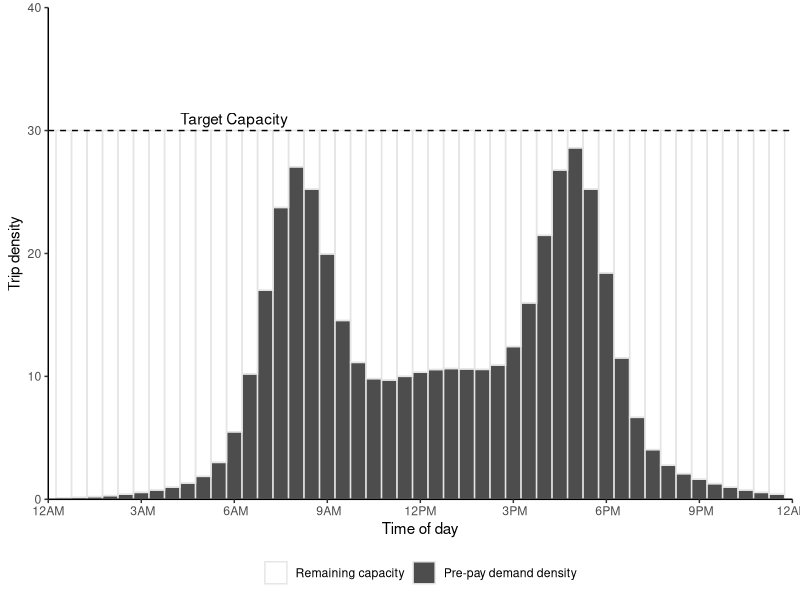
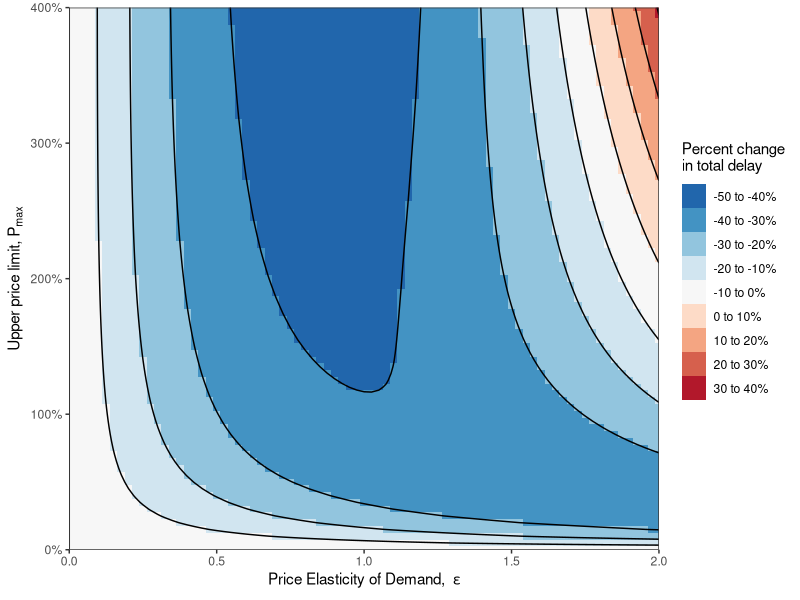
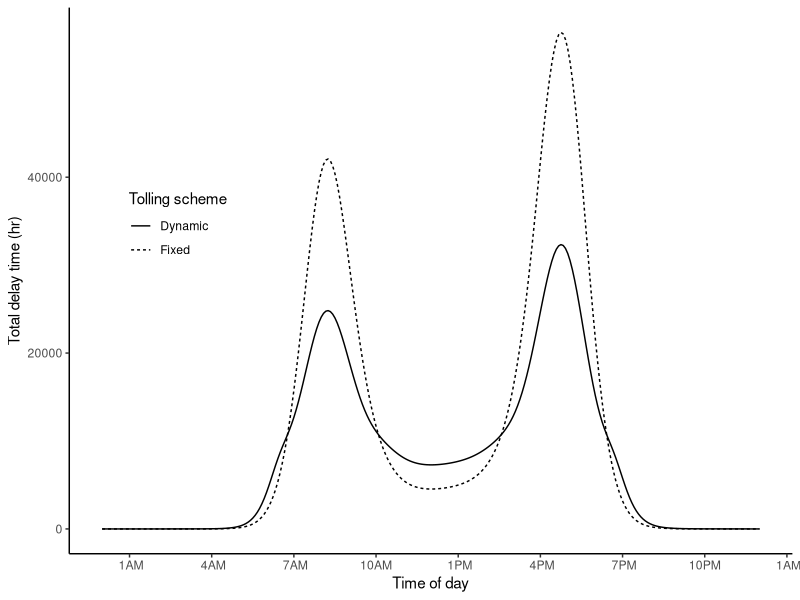
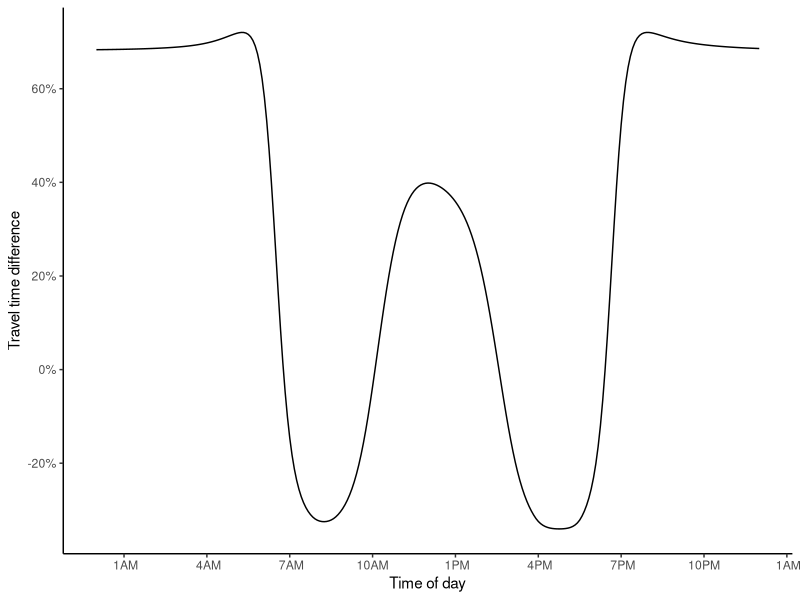
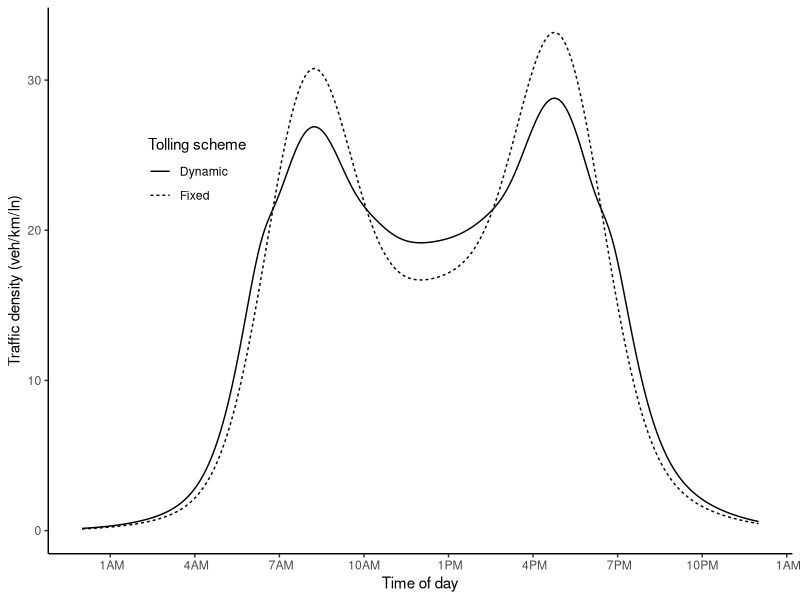
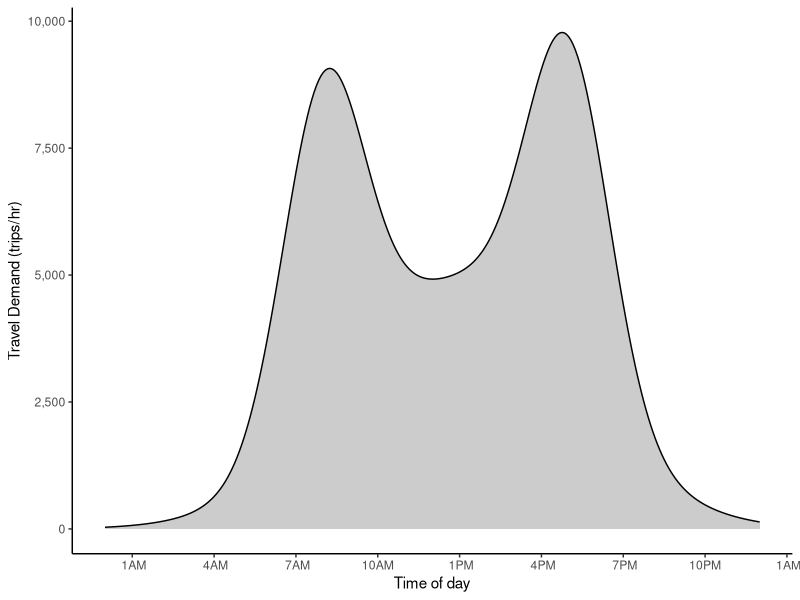
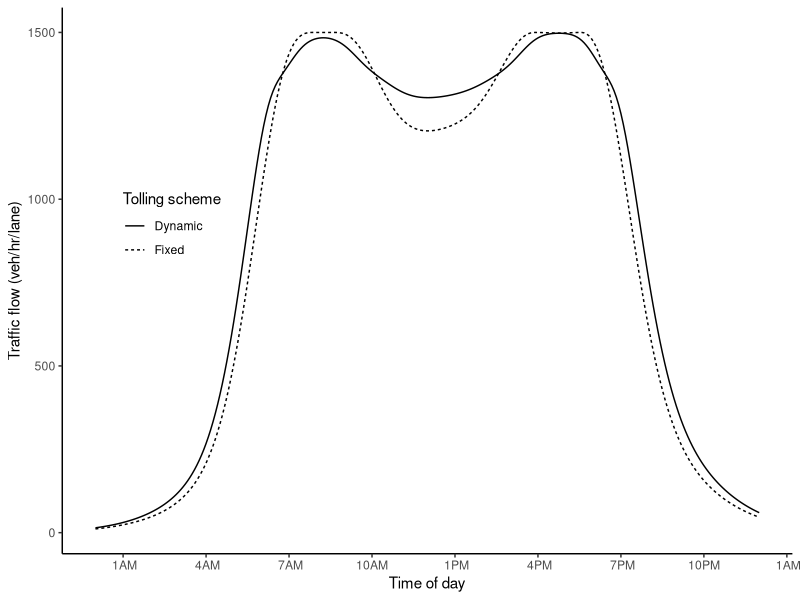
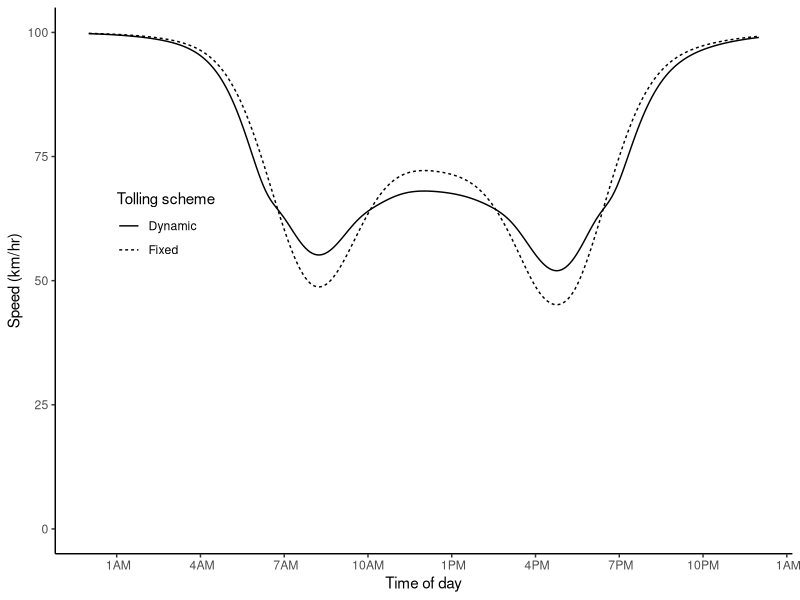

R code for these plots, in order:

library(data.table)
library(ggplot2)
library(scales)
# library(extrafont)

#### Functions ####

#Pricing function
fun.price <- function(k, pmin, pmax, a, b)  pmin + (pmax-pmin)/(1 + exp(a-b*k))

#Elasticity function
fun.elasticdemand <- function(k,p1,p2,E) k + k*(exp(-E*(p2-p1)/(p2+p1))-1)
#fun.elasticdemand <- function(k,p1,p2,E) k*((p2-p1)/p1)^-E

#Demand distribution (Manually constructed for this example)
fun.demanddist <- function(scale, t,sd) scale*(dnorm(t,mean=8,sd) + dnorm(t,mean=17,sd) + dnorm(t,mean=12,sd=4) + dnorm(t,mean=14,sd=4))


#Flow-density function, linear-parabolic
fun.flowdensity_linpara <- function(k) {
  k0 = -(k_j^2 - 2*k_j*k_c - sqrt(k_j*(-2*k_c^3 + 5*k_j*k_c^2 - 4*k_c*k_j^2 + k_j^3))) / k_c
  
  sapply(k, function(k)
    if(k <= k0) 
      v_f*k
    else
      (k_c*v_f/2)*(1 - ((k - k_c)^2)/((k_j - k_c)^2))
  )
}

#Flow-density function, double parabolic
fun.flowdensity <- function(k) {
  sapply(k, function(k)
    if(k <= k_c) 
      k*v_f*(1 - (k/(2*k_c)))
    else
      (k_c*v_f/2)*(1 - ((k - k_c)^2)/((k_j - k_c)^2))
  )
}

#Flow-density function, linear by daganzo
fun.flowdensity_dag <- function(k) {
  sapply(k, function(k)
    if(k <= k_c/2)
      v_f*k
    else
      (v_f*k_c/2)*(1 + ( (k_c - 2*k)/(2*k_j - k_c) ) )
  )
}

#Flow-density function, linear by greenshields
fun.flowdensity_green <- function(k) {
  sapply(k, function(k)
    k*v_f*(1 - (k/(2*k_c))) 
  )
}

#### Parameters ####
L = 7
v_f = 100 #Free flow speed
k_j = 120 #Jam density
k_c = 30 #Critical density
E = 0.3
trips = 100000
inc = 5/60
t = seq(0,24,by=inc)
a = 7
b = 0.3
pfix = 8
pmin = 0*pfix/2
pmax = pfix*4
nlanes = 6 #lanes

#### Run with varying pmax and elasticity ####
#Set up combination matrix
datvar = as.data.table(expand.grid(tval = t,
                                   elas = seq(0,2, by=0.025),
                                   surge = seq(0, 4, by = 0.05)))
#Assign fixed price & scaled price
datvar[ , price1 := pfix]
datvar[ , pmax := pfix*surge]
#Calculate demand dist for each combo
datvar[ , k1 := fun.demanddist(85, tval, 1.5), by = .(elas,surge)]
#Calculate flow and number of trips for fixed price
datvar[ , mu1 := trips*k1/sum(k1)/inc/nlanes, by = .(elas,surge)]
datvar[ , q1 := fun.flowdensity(k1), by = .(elas,surge)]
datvar[ , n1 := trips*k1/sum(k1), by = .(elas,surge)]
datvar[ , v1 := q1/k1, by = .(elas,surge)]
#Calculate new price the previous demand
datvar[ , price2 := fun.price(k1, pmin, pmax, a, b)]
#Calculate new density, flow, and number of trips from price
datvar[ , k2 := fun.elasticdemand(k1,price1,price2,elas), by = .(elas,surge)]
datvar[ , k2 := sum(k1)*k2/sum(k2), by = .(elas,surge)]
datvar[ , mu2 := trips*k2/sum(k2)/inc/nlanes, by = .(elas,surge)]
datvar[ , q2 := fun.flowdensity(k2), by = .(elas,surge)]
datvar[ , n2 := trips*k2/sum(k2), by = .(elas,surge)]
datvar[ , v2 := q2/k2, by = .(elas,surge)]

#Delay
datvar[ , d1 := n1*L*((1/v1) - (1/v_f)), by = .(elas,surge)]
datvar[ , d2 := n2*L*((1/v2) - (1/v_f)), by = .(elas,surge)]
datvar[ , delaydiff := (n2*v1*(v_f - v2))/(n1*v2*(v_f - v1)) - 1, by = .(elas,surge)]

#Revenue
datvar[ , rev1 := n1*price1]
datvar[ , rev2 := n2*price2]
#Cumulative sum
datvar[ , sumrev1 := cumsum(rev1)]
datvar[ , sumrev2 := cumsum(rev2)]

#Time
datvar[ , time := as.POSIXct('2000-01-01 00:00:00 EST', tz='EST') + (3600*tval)]

#Check sum, make sure the same number of total trips happen
datvar[ , lapply(.SD, sum),.SDcols = c("k1","k2"), by = .(elas,surge)][, all.equal(k1,k2)]
datvar[ , lapply(.SD, sum),.SDcols = c("mu1","mu2"), by = .(elas,surge)][, all.equal(mu1,mu2)]
datvar[ , lapply(.SD, sum),.SDcols = c("n1","n2"), by = .(elas,surge)][, all.equal(n1,n2)]
datvar[ , lapply(.SD, sum),.SDcols = c("q1","q2"), by = .(elas,surge)][, all.equal(q1,q2)]

#Export the percent difference between aggregate total revenue and travel time
varmat <- datvar[ , list("revdiff" = (sum(rev2) - sum(rev1))/sum(rev1),
                         "delaydiff" = (sum(d2*n2) - sum(d1*n1))/sum(d1*n1) ), by = .(elas,surge)]


#Minimum pmax for revenue neutrality
minsurge_rev <- varmat[round(elas,4) == E & revdiff >= 0, ][which.min(revdiff), surge]

#Use this Pmax?
pmax = pfix*minsurge_rev


#### Run for the constant parameters ####
dat = data.table(t=t, k1 = fun.demanddist(85,t,1.5), price1 = pfix)
dat[ , mu1 := trips*k1/sum(k1)/inc/nlanes ]
dat[ , q1 := fun.flowdensity(k1) ]
dat[ , n1 := trips*k1/sum(k1) ]
dat[ , v1 := q1/k1]
dat[ , price2 := fun.price(k1, pmin, pmax, a, b)]

dat[ , k2 := fun.elasticdemand(k1,price1,price2,E)]
dat[ , k2 := sum(k1)*k2/sum(k2)]
dat[ , mu2 := trips*k2/sum(k2)/inc/nlanes ]
dat[ , q2 := fun.flowdensity(k2) ]
dat[ , n2 := trips*k2/sum(k2) ]
dat[ , v2 := q2/k2]

#Delay
dat[ , d1 := n1*L*((1/v1) - (1/v_f))]
dat[ , d2 := n2*L*((1/v2) - (1/v_f))]
dat[ , delaydiff := (n2*v1*(v_f - v2))/(n1*v2*(v_f - v1)) - 1 ]

#Check to make sure they're the same
# all.equal(dat[ , (d2 - d1)/d1 ],
#           dat[ , (n2*v1*(v_f - v2))/(n1*v2*(v_f - v1)) - 1 ])


#Revenue
dat[ , rev1 := n1*price1]
dat[ , rev2 := n2*price2]
#Revenue per hour
dat[ , rev1hr := rev1/inc]
dat[ , rev2hr := rev2/inc]
#Cumulative sum
dat[ , sumrev1 := cumsum(n1*price1)]
dat[ , sumrev2 := cumsum(n2*price2)]

#Time
dat[ , time := as.POSIXct('2000-01-01 00:00:00 EST', tz='EST') + (3600*t)]

#Check sum, make sure the same number of total trips happen
dat[ , lapply(.SD, sum),.SDcols = c("k1","k2")]
dat[ , lapply(.SD, sum),.SDcols = c("n1","n2")]
dat[ , lapply(.SD, sum),.SDcols = c("mu1","mu2")]
dat[ , lapply(.SD, sum),.SDcols = c("q1","q2")]

#Percent change in delay
deltadelay <- dat[ , (sum(d2*n2) - sum(d1*n1))/sum(d1*n1)]
#Percent change in revenue
deltarevenue <- dat[ , (sum(rev2) - sum(rev1))/sum(rev1)]

#### Plotting

#### Plots: Function Plots ####

#### Kernal Density 
#rand = data.table(rand = c(rlnorm(50, sd=0.5), rnorm(50, mean=3, sd=0.5)))
#rand = data.table(rand = rlnorm(5))
rand = data.table(rand = c(-2.1,-1.3,-0.4,1.9,5.1,6.2))
dens = density(rand$rand, kernel = 'gaussian', bw=sqrt(2.25))

plot.kernel <- ggplot(rand, aes(rand)) +
  geom_rug() +
  geom_histogram(aes(y=4*..density..), binwidth=dens$bw, alpha=0.2) +
  geom_density(aes(y=..count..), bw=dens$bw) +
  scale_y_continuous("Density", limits = c(0, 1)) +
  scale_x_continuous("Random value", limits = c(-7.5,12)) +
  theme_classic() 
#theme(text=element_text(family="Times New Roman"))
for(x in rand$rand) plot.kernel <- plot.kernel + stat_function(fun = dnorm, args = list(mean = x, sd = dens$bw), linetype=2)
# plot.kernel


#### Elasticity Plot
elabs <- c(bquote(epsilon ==~.(E/2)), bquote(epsilon ==~.(E)), bquote(epsilon ==~.(2*E)))

plot.elasticity <- ggplot(data.frame(x = c(0, 1)), aes(x)) + 
  stat_function(fun = function(x) exp(-0.5*E*x)-1, aes(linetype = "E/2", color = "E/2"), alpha = 0.5) +
  stat_function(fun = function(x) exp(-E*x)-1, aes(linetype = "E", color = "E")) +
  stat_function(fun = function(x) exp(-2.0*E*x)-1, aes(linetype = "2E", color = "2E"), alpha = 0.5) +
  geom_vline(xintercept = 0, linetype="dotted") +
  geom_hline(yintercept = 0, linetype="dotted") +
  #annotate("text", x=-0.4, y=-.25, label = paste("Constant elasticity =",E)) + #, family = "Times New Roman") +
  scale_x_continuous(expression(Delta~"Price"), labels = scales::percent, limits = c(-1,1)) +
  scale_y_continuous(expression(Delta~"Demand"), labels = scales::percent, limits = c(-0.5,0.5)) +
  scale_color_brewer("Elasticity", palette = "Set1", limits = c("E/2","E","2E"), labels = elabs) +
  scale_linetype_manual("Elasticity", values = c(2,1,5), limits = c("E/2","E","2E"), labels = elabs) +
  theme_classic()
# theme(text=element_text(family="Times New Roman"))
# plot.elasticity

#### Pricing function
plabs <- c(bquote(P[max] ==~"$"*.(pmax/2)), bquote(P[max] ==~"$"*.(pmax)), bquote(P[max] ==~"$"*.(2*pmax)))

plot.price <- ggplot(data.frame(x = c(0, 40)), aes(x)) + 
  stat_function(fun = fun.price, args = list(pmin, 0.5*pmax, a, b), aes(linetype = "pmax/2", color = "pmax/2"), alpha = 0.5) +
  stat_function(fun = fun.price, args = list(pmin, pmax, a, b), aes(linetype = "pmax", color = "pmax")) +
  stat_function(fun = fun.price, args = list(pmin, 2*pmax, a, b), aes(linetype = "2pmax", color = "2pmax"), alpha = 0.5) +
  scale_y_continuous("Price ($/veh)", labels = scales::dollar, limits = c(0,2*pmax)) +
  scale_x_continuous("Traffic density (veh/km/lane)") +
  scale_color_brewer(expression("Upper price limit,"~P[max]), palette = "Set1", limits = c("pmax/2","pmax","2pmax"), labels = plabs) +
  scale_linetype_manual(expression("Upper price limit,"~P[max]), values = c(2,1,5), limits = c("pmax/2","pmax","2pmax"), labels = plabs) +
  theme_classic()
# theme(text=element_text(family="Times New Roman"))
# plot.price


#### Flow-density function
flabs = c("Bi-parabolic","Bi-linear (Daganzo)","Parabolic (Greenshields)")

plot.flowdensity <- ggplot(data.frame(k = c(0, 40)), aes(k)) + 
  stat_function(fun = fun.flowdensity, aes(linetype = "para", color = "para")) +
  stat_function(fun = fun.flowdensity_dag, aes(linetype = "dag", color = "dag"), alpha = 0.5) +
  stat_function(fun = fun.flowdensity_green, aes(linetype = "green", color = "green"), alpha = 0.5) +
  scale_y_continuous("Traffic flow (veh/hr/lane)", labels = scales::comma, breaks = seq(0, 1500, by = 250), expand = c(0,0)) +
  scale_x_continuous("Traffic density (veh/km/lane)", limits = c(0, 150), breaks = seq(0, 150, by = 25), expand = c(0,0)) +
  scale_color_brewer("Traffic Flow Model", palette = "Set1", limits = c("para","dag","green"), labels = flabs) +
  scale_linetype_manual("Traffic Flow Model", values = c(1,2,5), limits = c("para","dag","green"), labels = flabs) +
  coord_cartesian(xlim = c(0,155), ylim = c(0,1550)) +
  theme_classic() +
  theme(legend.position = "none", 
        legend.background = element_blank())
  #text=element_text(family="Times New Roman"))
# plot.flowdensity


#### Speed-density function
plot.speeddensity <- ggplot(data.frame(k = c(0, 40)), aes(k)) + 
  stat_function(fun = function(k) fun.flowdensity(k)/k, aes(linetype = "para", color = "para")) +
  stat_function(fun = function(k) fun.flowdensity_dag(k)/k, aes(linetype = "dag", color = "dag"), alpha = 0.5) +
  stat_function(fun = function(k) fun.flowdensity_green(k)/k, aes(linetype = "green", color = "green"), alpha = 0.5) +
  scale_y_continuous("Traffic speed (km/hr)", labels = scales::comma, breaks = seq(0, 100, by = 25), expand = c(0,0)) +
  scale_x_continuous("Traffic density (veh/km/lane)", limits = c(0, 150), breaks = seq(0, 150, by = 25), expand = c(0,0)) +
  scale_color_brewer("Traffic Flow Model", palette = "Set1", limits = c("para","dag","green"), labels = flabs) +
  scale_linetype_manual("Traffic Flow Model", values = c(1,2,5), limits = c("para","dag","green"), labels = flabs) +
  coord_cartesian(xlim = c(0,155), ylim = c(0,120)) +
  theme_classic() +
  theme(legend.position = c(0.75,0.5), 
        legend.background = element_blank())
#text=element_text(family="Times New Roman"))
# plot.flowdensity


#### Discretized time Density Distributions
captime = data.table(t = seq(0, 24, by = 0.5),
                     time = as.POSIXct('2000-01-01 00:00:00 EST', tz='EST') + (3600*seq(0, 24, by = 0.5)),
                     k = fun.demanddist(55, seq(0, 24, by = 0.5), 1),
                     cap = 30)
captime[ , diff := cap - k ]
#captime[diff < 0, diff := abs(diff) + cap]
captime[diff < 0, diff := 0]
captime <- melt(captime, id.vars = c("t","time","cap"))
captime[ , variable := factor(variable, levels = c("diff","k"))]

plot.captime <- ggplot(captime) + 
  #geom_col(aes(x=time,y=k), color = alpha("white",0)) +
  #geom_col(aes(x=time,y=cap, color = "Density of pre-purchased time slots"), width = 0, fill = alpha("white",0)) +
  geom_col(aes(x=time, y = value, fill = variable), color = "gray90", width = 1800, position = "stack") +
  scale_fill_manual(NULL, values = c(alpha("white",0),"gray30"), labels = c("Remaining capacity","Pre-pay demand density")) +
  geom_hline(yintercept = captime$cap[1], linetype = "dashed") +
  annotate("text", x = as.POSIXct('2000-01-01 06:00:00 EST', tz='EST'), y = 30, label = "Target Capacity", vjust = -0.5) +
  scale_y_continuous("Trip density", expand = c(0,0), limits = c(0,40)) +
  scale_x_datetime("Time of day", labels = date_format("%l%p", tz='EST'), date_breaks = "3 hour", expand = c(0,0),
                   limits = c(as.POSIXct('2000-01-01 00:00:00 EST', tz='EST'),as.POSIXct('2000-01-01 24:00:00 EST', tz='EST'))) +
  theme_classic() +
  theme(legend.position = "bottom", 
        legend.background = element_blank())
#text=element_text(family="Times New Roman"))
# plot.captime


#### Demand Distribution
plot.demanddist <- ggplot(dat) + 
  geom_area(aes(x=time,y=n1/inc), fill = "gray80", color = "black") + 
  scale_y_continuous("Travel Demand (trips/hr)", labels = scales::comma) +
  scale_x_datetime("Time of day", labels = date_format("%l%p", tz='EST'), date_breaks = "3 hour",
                   limits = c(as.POSIXct('2000-01-01 00:00:00 EST', tz='EST'),as.POSIXct('2000-01-01 24:00:00 EST', tz='EST'))) +
  theme_classic() +
  theme(legend.position = c(0.2,0.7), 
        legend.background = element_blank())
#text=element_text(family="Times New Roman"))
# plot.demanddist



#### Plots: Heatmap matrix comparisons ####

#### Total revenue by Elasticity vs Pmax
revcuts = seq(-125, 125, by = 25)
revlabs <- paste0(paste(round(revcuts)[-length(revcuts)],
                        round(revcuts[-1]), sep = " to "),"%")

plot.revmat <- ggplot(varmat, aes(x = elas, y = surge)) +
  geom_raster(aes(fill = cut(100*revdiff, revcuts))) +
  geom_contour(breaks = revcuts, aes(z = 100*revdiff), color = "black") +
  scale_x_continuous(expression("Price Elasticity of Demand, "~epsilon), expand = c(0,0)) +
  scale_y_continuous(expression("Upper price limit,"~P[max]), expand = c(0,0),
                     labels = scales::percent_format()) +
  scale_fill_brewer(expression("Percent change in revenue\n(Dynamic vs Fixed)"),
                    palette = "RdBu", label = revlabs) +
  coord_cartesian(xlim = c(0, max(varmat$elas)), ylim = c(0,max(varmat$surge))) +
  theme_bw()
# plot.revmat


#### Travel time by Elasticity vs Pmax
delaycuts = seq(-50, 50, by = 10)
delaylabs = paste0(paste(round(delaycuts)[-length(delaycuts)], 
                        round(delaycuts[-1]), sep = " to "),"%")
# delaylabs <- gsub("-Inf to ", "\u2264", delaylabs)
# delaylabs[grepl(" to Inf", delaylabs)] <- paste0(">", gsub(" to Inf", "", delaylabs[grepl(" to Inf", delaylabs)]))

plot.delaymat <- ggplot(varmat, aes(x = elas, y = surge)) +
  geom_raster(aes(fill = cut(100*delaydiff, delaycuts))) +
  geom_contour(breaks = delaycuts, aes(z = 100*delaydiff), color = "black") +
  scale_x_continuous(expression("Price Elasticity of Demand, "~epsilon), expand = c(0,0)) +
  scale_y_continuous(expression("Upper price limit,"~P[max]), expand = c(0,0),
                     labels = scales::percent_format()) +
  scale_fill_brewer(expression("Percent change\nin total delay"),
                    palette = "RdBu", label = delaylabs, direction = -1) +
  coord_cartesian(xlim = c(0, max(varmat$elas)), ylim = c(0,max(varmat$surge))) +
  theme_bw()
# plot.delaymat


#### Plots: Time series distribution results plots ####

#### Demand Density Distributions (Same as flow, but with density)
plot.demanddensity <- ggplot(dat) + 
  geom_line(aes(x=time,y=k1, linetype="Fixed")) + 
  geom_line(aes(x=time,y=k2, linetype="Dynamic")) + 
  scale_y_continuous("Traffic density (veh/km/ln)") +
  scale_linetype("Tolling scheme") +
  scale_x_datetime("Time of day", labels = date_format("%l%p", tz='EST'), date_breaks = "3 hour",
                   limits = c(as.POSIXct('2000-01-01 00:00:00 EST', tz='EST'),as.POSIXct('2000-01-01 24:00:00 EST', tz='EST'))) +
  theme_classic() +
  theme(legend.position = c(0.2,0.7), 
        legend.background = element_blank())
        #text=element_text(family="Times New Roman"))
# plot.demanddensity

#### Demand flow distributions (Same as density, but with flow)
plot.demandflow <- ggplot(dat) + 
  geom_line(aes(x=time,y=q1, linetype="Fixed")) + 
  geom_line(aes(x=time,y=q2, linetype="Dynamic")) +
  # geom_line(aes(x=time,y=mu1, linetype="Fixed", color = "Fixed")) + 
  # geom_line(aes(x=time,y=mu2, linetype="Dynamic", color = "Dynamic")) + 
  scale_y_continuous("Traffic flow (veh/hr/lane)") +
  scale_linetype("Tolling scheme") +
  scale_x_datetime("Time of day", labels = date_format("%l%p", tz='EST'), date_breaks = "3 hour",
                   limits = c(as.POSIXct('2000-01-01 00:00:00 EST', tz='EST'),as.POSIXct('2000-01-01 24:00:00 EST', tz='EST'))) +
  theme_classic() +
  theme(legend.position = c(0.15,0.6),
        legend.background = element_blank())
        #text=element_text(family="Times New Roman"))
# plot.demandflow

#### Demand speed distributions
plot.demandspeed <- ggplot(dat) + 
  geom_line(aes(x=time,y=v1, linetype="Fixed")) + 
  geom_line(aes(x=time,y=v2, linetype="Dynamic")) + 
  scale_y_continuous("Speed (km/hr)", limits = c(0,100)) +
  scale_linetype("Tolling scheme") +
  scale_x_datetime("Time of day", labels = date_format("%l%p", tz='EST'), date_breaks = "3 hour",
                   limits = c(as.POSIXct('2000-01-01 00:00:00 EST', tz='EST'),as.POSIXct('2000-01-01 24:00:00 EST', tz='EST'))) +
  theme_classic() +
  theme(legend.position = c(0.15,0.6))
#text=element_text(family="Times New Roman"))
# plot.demandspeed

#### Demand delay
plot.demanddelay <- ggplot(dat) + 
  geom_line(aes(x=time,y=n1*d1, linetype="Fixed")) + 
  geom_line(aes(x=time,y=n2*d2, linetype="Dynamic")) +
  scale_y_continuous("Total delay time (hr)") +
  scale_linetype("Tolling scheme") +
  scale_x_datetime("Time of day", labels = date_format("%l%p", tz='EST'), date_breaks = "3 hour",
                   limits = c(as.POSIXct('2000-01-01 00:00:00 EST', tz='EST'),as.POSIXct('2000-01-01 24:00:00 EST', tz='EST'))) +
  theme_classic() +
  theme(legend.position = c(0.15,0.6))
#text=element_text(family="Times New Roman"))
# plot.demanddelay


#### Demand delay difference
plot.demanddelaydiff <- ggplot(dat) + 
  geom_line(aes(x=time,y=delaydiff)) +
  scale_y_continuous("Travel time difference", labels = scales::percent_format()) +
  scale_x_datetime("Time of day", labels = date_format("%l%p", tz='EST'), date_breaks = "3 hour",
                   limits = c(as.POSIXct('2000-01-01 00:00:00 EST', tz='EST'),as.POSIXct('2000-01-01 24:00:00 EST', tz='EST'))) +
  theme_classic() +
  theme(legend.position = c(0.15,0.6))
#text=element_text(family="Times New Roman"))
# plot.demanddelaydiff

#### Toll price distribution
plot.toll <- ggplot(dat) +  
  geom_line(aes(x=time,y=price1, linetype="Fixed")) + 
  geom_line(aes(x=time,y=price2, linetype="Dynamic")) + 
  scale_y_continuous("Price ($/veh)", labels = scales::dollar, limits = c(0,pmax)) +
  scale_linetype("Tolling scheme") +
  scale_x_datetime("Time of day", labels = date_format("%l%p", tz='EST'), date_breaks = "3 hour",
                   limits = c(as.POSIXct('2000-01-01 00:00:00 EST', tz='EST'),as.POSIXct('2000-01-01 23:00:00 EST', tz='EST'))) +
  theme_classic() +
  theme(legend.position = c(0.2,0.7),
        legend.background = element_blank())
        #text=element_text(family="Times New Roman"))
# plot.toll

#### Revenue distribution
plot.revenue <- ggplot(dat) + 
  geom_line(aes(x=time,y=rev1, linetype=paste0("Fixed toll,\nTotal revenue: ", scales::dollar(sum(dat$rev1))))) +
  geom_line(aes(x=time,y=rev2, linetype=paste0("Dynamic toll,\nTotal revenue: ", scales::dollar(sum(dat$rev2))))) +
  scale_y_continuous(expression("Revenue per hour ($/hr)"), labels = scales::dollar) +
  scale_x_datetime("Time of day", labels = date_format("%l%p", tz='EST'), date_breaks = "3 hour",
                   limits = c(as.POSIXct('2000-01-01 00:00:00 EST', tz='EST'),
                              as.POSIXct('2000-01-01 24:00:00 EST', tz='EST'))) +
  scale_linetype(NULL) +
  # annotate("text", x=as.POSIXct('2000-01-01 24:00:00 EST', tz='EST'), y=0.5*max(dat$rev2),
  #          label = paste0(paste0("Fixed toll: ", scales::dollar(sum(dat$rev1))),"\n",
  #                         paste0("Dynamic toll: ", scales::dollar(sum(dat$rev2)))), hjust = 0, size = 4) +
  theme_classic() +
  theme(legend.position = "bottom",
        legend.background = element_blank())
        #text=element_text(family="Times New Roman"))
# plot.revenue


#### Cumulative revenue
plot.revsum <- ggplot(dat) + 
  geom_line(aes(x=time,y=sumrev1, linetype="Fixed")) +
  geom_line(aes(x=time,y=sumrev2, linetype="Dynamic")) +
  scale_y_continuous("Total revenue ($)", labels = scales::dollar) +
  scale_linetype(NULL) +
  scale_x_datetime("Time of day", labels = date_format("%l%p", tz='EST'), date_breaks = "3 hour",
                   limits = c(as.POSIXct('2000-01-01 00:00:00 EST', tz='EST'),as.POSIXct('2000-01-01 24:00:00 EST', tz='EST'))) +
  theme_classic() +
  theme(legend.position = c(0.2,0.7),
        legend.background = element_blank())
#text=element_text(family="Times New Roman"))
# plot.revsum



#### Saving ####
# ggsave("../figures/toyprice.pdf", plot.price, device = cairo_pdf, width=4.25, height=2, units = "in")
# ggsave("../figures/toyelasticity.pdf", plot.elasticity, device = cairo_pdf, width=4.25, height=2, units = "in")
# ggsave("../figures/toydemand.pdf", plot.demanddensity, device = cairo_pdf, width=4.25, height=2, units = "in")
# ggsave("../figures/toytoll.pdf", plot.toll, device = cairo_pdf, width=4.25, height=2, units = "in")
# ggsave("../figures/toyrevenue.pdf", plot.revenue, device = cairo_pdf, width=4.25, height=2, units = "in")
# ggsave("../figures/KDE.pdf", plot.kernel, device = cairo_pdf, width=4.25, height=2, units = "in")
